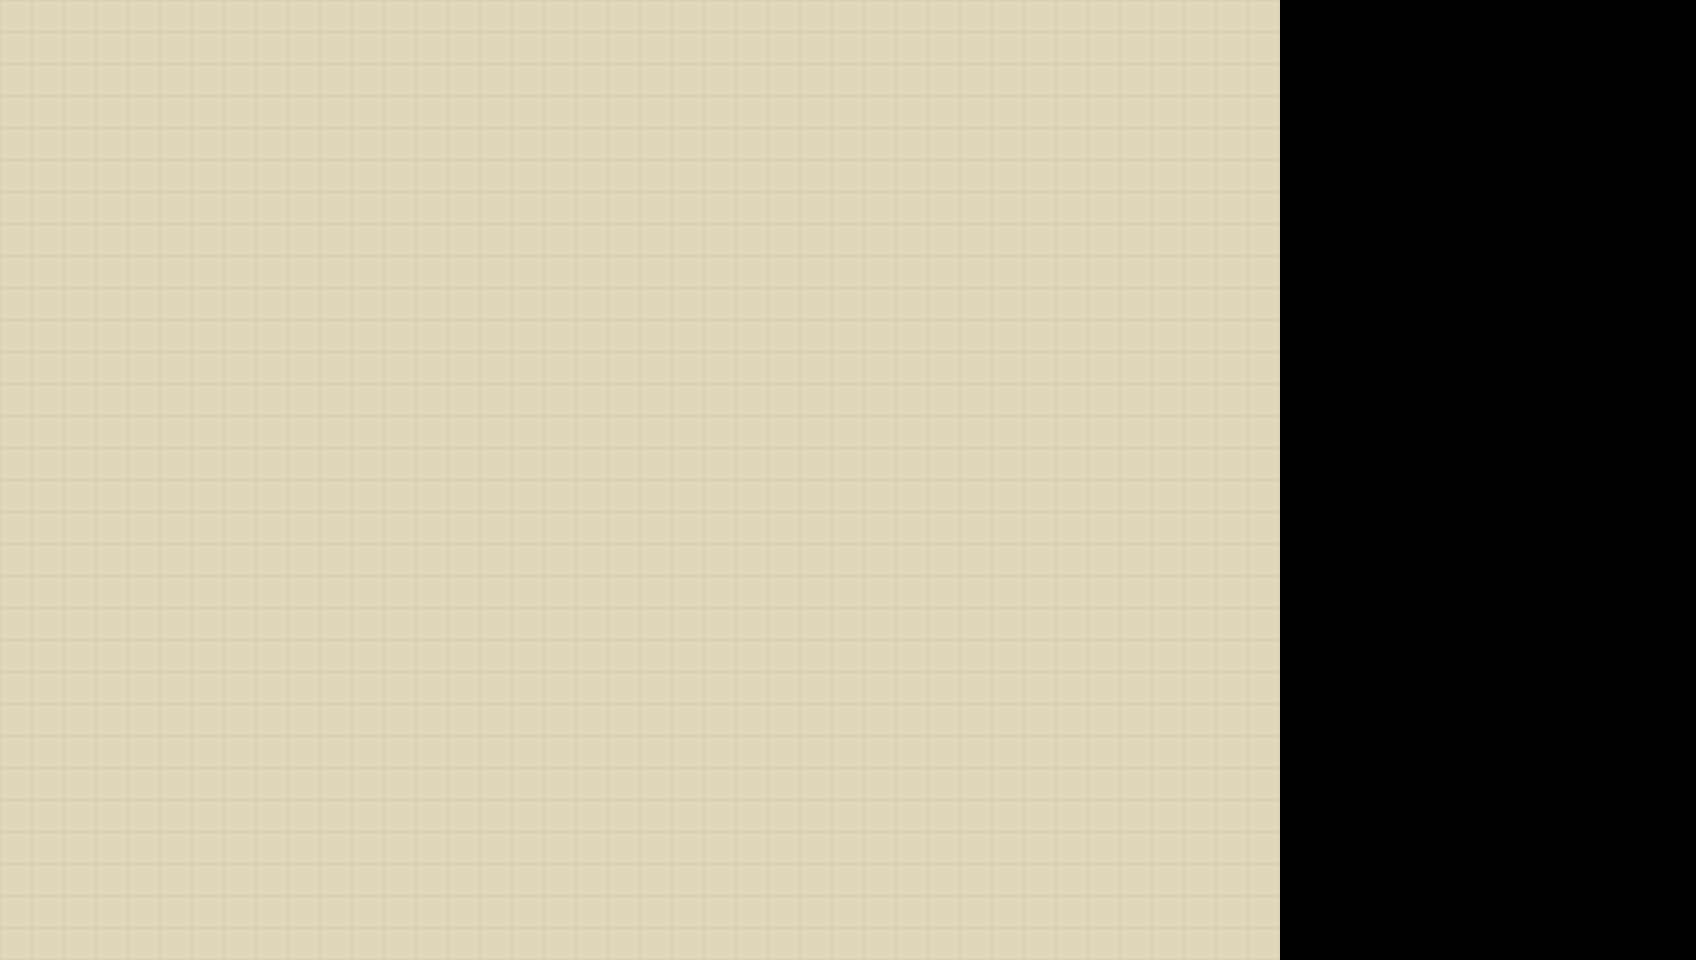

A level layout from a 2D game, rendered from its tile map. Below: a short description, then the map file with its tile-grid data intact:
An orthogonal 53x30 tile map with 32x32 px tiles, 1 tile layer (Tilemap).

<map height="30" orientation="orthogonal" tileheight="32" tilewidth="32" version="1.0" width="53">
    <tileset firstgid="1" margin="0" name="Tilemap" spacing="0" tileheight="32" tilewidth="32">
        <image height="192" source="Tilemap.png" width="96" />
    </tileset>
    <layer height="30" name="Tilemap" width="53">
        <data encoding="csv">10,10,10,10,10,10,10,10,10,10,10,10,10,10,10,10,10,10,10,10,10,10,10,10,10,10,10,10,10,10,10,10,10,10,10,10,10,10,10,10,0,0,0,0,0,0,0,0,0,0,0,0,0,10,10,10,10,10,10,10,10,10,10,10,10,10,10,10,10,10,10,10,10,10,10,10,10,10,10,10,10,10,10,10,10,10,10,10,10,10,10,10,10,0,0,0,0,0,0,0,0,0,0,0,0,0,10,10,10,10,10,10,10,10,10,10,10,10,10,10,10,10,10,10,10,10,10,10,10,10,10,10,10,10,10,10,10,10,10,10,10,10,10,10,10,10,0,0,0,0,0,0,0,0,0,0,0,0,0,10,10,10,10,10,10,10,10,10,10,10,10,10,10,10,10,10,10,10,10,10,10,10,10,10,10,10,10,10,10,10,10,10,10,10,10,10,10,10,10,0,0,0,0,0,0,0,0,0,0,0,0,0,10,10,10,10,10,10,10,10,10,10,10,10,10,10,10,10,10,10,10,10,10,10,10,10,10,10,10,10,10,10,10,10,10,10,10,10,10,10,10,10,0,0,0,0,0,0,0,0,0,0,0,0,0,10,10,10,10,10,10,10,10,10,10,10,10,10,10,10,10,10,10,10,10,10,10,10,10,10,10,10,10,10,10,10,10,10,10,10,10,10,10,10,10,0,0,0,0,0,0,0,0,0,0,0,0,0,10,10,10,10,10,10,10,10,10,10,10,10,10,10,10,10,10,10,10,10,10,10,10,10,10,10,10,10,10,10,10,10,10,10,10,10,10,10,10,10,0,0,0,0,0,0,0,0,0,0,0,0,0,10,10,10,10,10,10,10,10,10,10,10,10,10,10,10,10,10,10,10,10,10,10,10,10,10,10,10,10,10,10,10,10,10,10,10,10,10,10,10,10,0,0,0,0,0,0,0,0,0,0,0,0,0,10,10,10,10,10,10,10,10,10,10,10,10,10,10,10,10,10,10,10,10,10,10,10,10,10,10,10,10,10,10,10,10,10,10,10,10,10,10,10,10,0,0,0,0,0,0,0,0,0,0,0,0,0,10,10,10,10,10,10,10,10,10,10,10,10,10,10,10,10,10,10,10,10,10,10,10,10,10,10,10,10,10,10,10,10,10,10,10,10,10,10,10,10,0,0,0,0,0,0,0,0,0,0,0,0,0,10,10,10,10,10,10,10,10,10,10,10,10,10,10,10,10,10,10,10,10,10,10,10,10,10,10,10,10,10,10,10,10,10,10,10,10,10,10,10,10,0,0,0,0,0,0,0,0,0,0,0,0,0,10,10,10,10,10,10,10,10,10,10,10,10,10,10,10,10,10,10,10,10,10,10,10,10,10,10,10,10,10,10,10,10,10,10,10,10,10,10,10,10,0,0,0,0,0,0,0,0,0,0,0,0,0,10,10,10,10,10,10,10,10,10,10,10,10,10,10,10,10,10,10,10,10,10,10,10,10,10,10,10,10,10,10,10,10,10,10,10,10,10,10,10,10,0,0,0,0,0,0,0,0,0,0,0,0,0,10,10,10,10,10,10,10,10,10,10,10,10,10,10,10,10,10,10,10,10,10,10,10,10,10,10,10,10,10,10,10,10,10,10,10,10,10,10,10,10,0,0,0,0,0,0,0,0,0,0,0,0,0,10,10,10,10,10,10,10,10,10,10,10,10,10,10,10,10,10,10,10,10,10,10,10,10,10,10,10,10,10,10,10,10,10,10,10,10,10,10,10,10,0,0,0,0,0,0,0,0,0,0,0,0,0,10,10,10,10,10,10,10,10,10,10,10,10,10,10,10,10,10,10,10,10,10,10,10,10,10,10,10,10,10,10,10,10,10,10,10,10,10,10,10,10,0,0,0,0,0,0,0,0,0,0,0,0,0,10,10,10,10,10,10,10,10,10,10,10,10,10,10,10,10,10,10,10,10,10,10,10,10,10,10,10,10,10,10,10,10,10,10,10,10,10,10,10,10,0,0,0,0,0,0,0,0,0,0,0,0,0,10,10,10,10,10,10,10,10,10,10,10,10,10,10,10,10,10,10,10,10,10,10,10,10,10,10,10,10,10,10,10,10,10,10,10,10,10,10,10,10,0,0,0,0,0,0,0,0,0,0,0,0,0,10,10,10,10,10,10,10,10,10,10,10,10,10,10,10,10,10,10,10,10,10,10,10,10,10,10,10,10,10,10,10,10,10,10,10,10,10,10,10,10,0,0,0,0,0,0,0,0,0,0,0,0,0,10,10,10,10,10,10,10,10,10,10,10,10,10,10,10,10,10,10,10,10,10,10,10,10,10,10,10,10,10,10,10,10,10,10,10,10,10,10,10,10,0,0,0,0,0,0,0,0,0,0,0,0,0,10,10,10,10,10,10,10,10,10,10,10,10,10,10,10,10,10,10,10,10,10,10,10,10,10,10,10,10,10,10,10,10,10,10,10,10,10,10,10,10,0,0,0,0,0,0,0,0,0,0,0,0,0,10,10,10,10,10,10,10,10,10,10,10,10,10,10,10,10,10,10,10,10,10,10,10,10,10,10,10,10,10,10,10,10,10,10,10,10,10,10,10,10,0,0,0,0,0,0,0,0,0,0,0,0,0,10,10,10,10,10,10,10,10,10,10,10,10,10,10,10,10,10,10,10,10,10,10,10,10,10,10,10,10,10,10,10,10,10,10,10,10,10,10,10,10,0,0,0,0,0,0,0,0,0,0,0,0,0,10,10,10,10,10,10,10,10,10,10,10,10,10,10,10,10,10,10,10,10,10,10,10,10,10,10,10,10,10,10,10,10,10,10,10,10,10,10,10,10,0,0,0,0,0,0,0,0,0,0,0,0,0,10,10,10,10,10,10,10,10,10,10,10,10,10,10,10,10,10,10,10,10,10,10,10,10,10,10,10,10,10,10,10,10,10,10,10,10,10,10,10,10,0,0,0,0,0,0,0,0,0,0,0,0,0,10,10,10,10,10,10,10,10,10,10,10,10,10,10,10,10,10,10,10,10,10,10,10,10,10,10,10,10,10,10,10,10,10,10,10,10,10,10,10,10,0,0,0,0,0,0,0,0,0,0,0,0,0,10,10,10,10,10,10,10,10,10,10,10,10,10,10,10,10,10,10,10,10,10,10,10,10,10,10,10,10,10,10,10,10,10,10,10,10,10,10,10,10,0,0,0,0,0,0,0,0,0,0,0,0,0,10,10,10,10,10,10,10,10,10,10,10,10,10,10,10,10,10,10,10,10,10,10,10,10,10,10,10,10,10,10,10,10,10,10,10,10,10,10,10,10,0,0,0,0,0,0,0,0,0,0,0,0,0,10,10,10,10,10,10,10,10,10,10,10,10,10,10,10,10,10,10,10,10,10,10,10,10,10,10,10,10,10,10,10,10,10,10,10,10,10,10,10,10,0,0,0,0,0,0,0,0,0,0,0,0,0,10,10,10,10,10,10,10,10,10,10,10,10,10,10,10,10,10,10,10,10,10,10,10,10,10,10,10,10,10,10,10,10,10,10,10,10,10,10,10,10,0,0,0,0,0,0,0,0,0,0,0,0,0</data>
    </layer>
</map>
